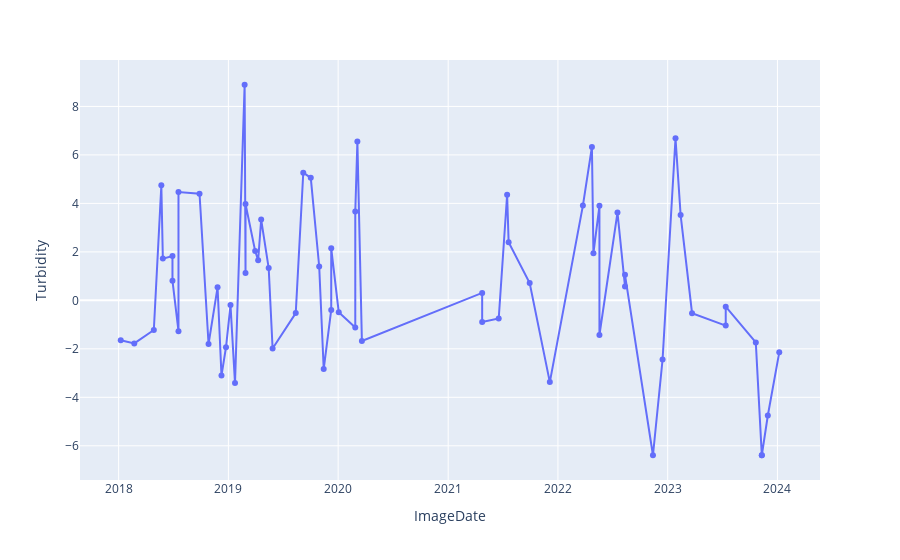

The notebook cell this image was saved under:
### Code cell
fig = px.line(res_read, x="ImageDate", y="Turbidity", markers=True)
fig.show()

### Figure 1 — Plotly figure (JSON) as saved in the notebook; plotly's stock layout.template omitted (floating-point values rounded to 4 significant figures)
{"data": [{"hovertemplate": "ImageDate=%{x}<br>Turbidity=%{y}<extra></extra>", "legendgroup": "", "line": {"color": "#636efa", "dash": "solid"}, "marker": {"symbol": "circle"}, "mode": "lines+markers", "name": "", "orientation": "v", "showlegend": false, "type": "scatter", "x": ["2018-01-08", "2018-02-22", "2018-04-28", "2018-05-23", "2018-05-28", "2018-06-29", "2018-06-29", "2018-07-19", "2018-07-19", "2018-09-27", "2018-10-27", "2018-11-26", "2018-12-09", "2018-12-24", "2019-01-08", "2019-01-23", "2019-02-24", "2019-02-27", "2019-02-27", "2019-03-31", "2019-04-10", "2019-04-20", "2019-05-15", "2019-05-28", "2019-08-13", "2019-09-07", "2019-10-02", "2019-10-30", "2019-11-14", "2019-12-09", "2019-12-09", "2020-01-03", "2020-02-27", "2020-02-27", "2020-03-05", "2020-03-20", "2021-04-24", "2021-04-24", "2021-06-18", "2021-07-16", "2021-07-21", "2021-09-29", "2021-12-05", "2022-03-25", "2022-04-24", "2022-04-29", "2022-05-19", "2022-05-19", "2022-07-18", "2022-08-12", "2022-08-12", "2022-11-13", "2022-12-15", "2023-01-27", "2023-02-13", "2023-03-23", "2023-07-13", "2023-07-13", "2023-10-21", "2023-11-10", "2023-11-10", "2023-11-30", "2024-01-07"], "xaxis": "x", "y": [-1.642, -1.777, -1.226, 4.745, 1.722, 1.827, 0.8131, -1.269, 4.467, 4.397, -1.801, 0.5393, -3.104, -1.935, -0.1956, -3.413, 8.895, 1.128, 3.974, 2.037, 1.653, 3.332, 1.334, -1.987, -0.5247, 5.267, 5.055, 1.396, -2.833, -0.3968, 2.148, -0.4902, -1.121, 3.663, 6.554, -1.673, 0.3076, -0.8944, -0.7504, 4.356, 2.401, 0.7144, -3.373, 3.909, 6.327, 1.946, 3.898, -1.428, 3.621, 0.576, 1.052, -6.39, -2.44, 6.688, 3.517, -0.531, -1.042, -0.2584, -1.737, -6.39, -6.39, -4.75, -2.144], "yaxis": "y"}], "layout": {"autosize": true, "legend": {"tracegroupgap": 0}, "margin": {"t": 60}, "xaxis": {"anchor": "y", "autorange": true, "domain": [0, 1], "range": ["2017-08-28 10:32:19.255", "2024-05-18 13:27:40.745"], "title": {"text": "ImageDate"}, "type": "date"}, "yaxis": {"anchor": "x", "autorange": true, "domain": [0, 1], "range": [-7.573, 10.08], "title": {"text": "Turbidity"}, "type": "linear"}}}
